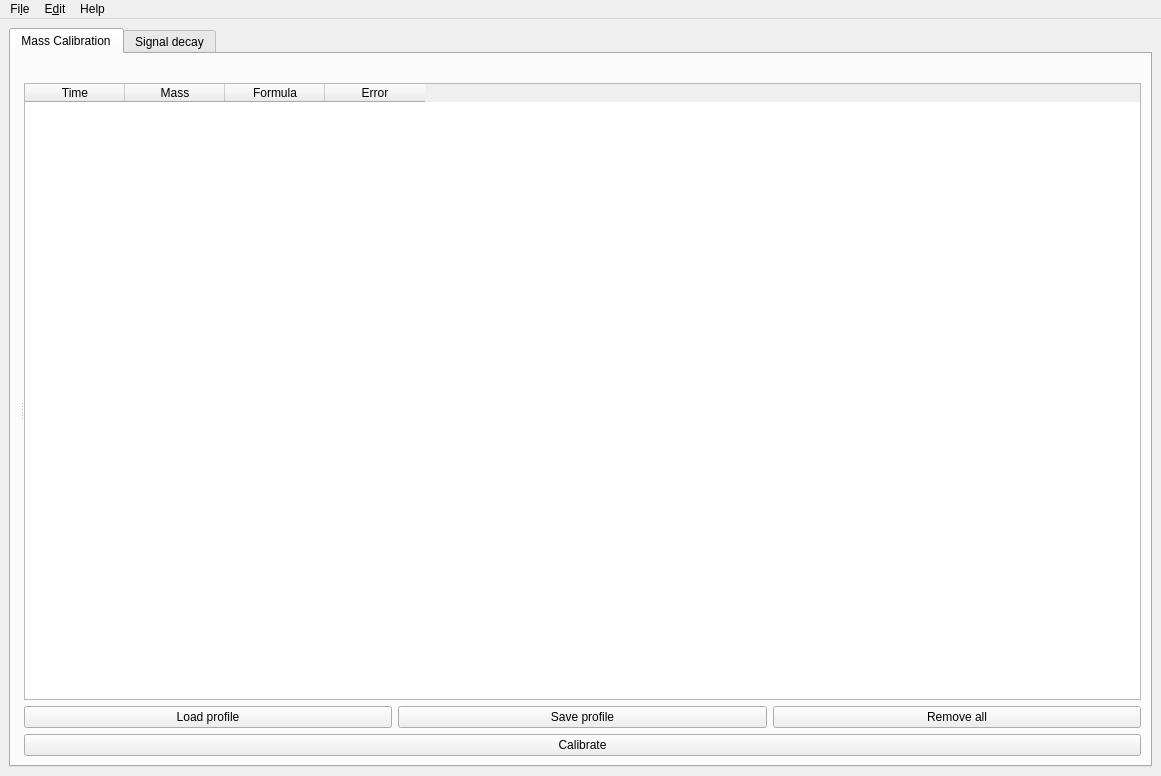
<?xml version="1.0" encoding="UTF-8"?>
<ui version="4.0">
 <class>MainWindow</class>
 <widget class="QMainWindow" name="MainWindow">
  <property name="geometry">
   <rect>
    <x>0</x>
    <y>0</y>
    <width>1161</width>
    <height>776</height>
   </rect>
  </property>
  <property name="sizePolicy">
   <sizepolicy hsizetype="Expanding" vsizetype="Expanding">
    <horstretch>0</horstretch>
    <verstretch>0</verstretch>
   </sizepolicy>
  </property>
  <property name="windowTitle">
   <string>Mass Calibration - v2.001</string>
  </property>
  <property name="windowIcon">
   <iconset>
    <normaloff>icon.png</normaloff>icon.png</iconset>
  </property>
  <widget class="QWidget" name="centralwidget">
   <property name="sizePolicy">
    <sizepolicy hsizetype="Expanding" vsizetype="Expanding">
     <horstretch>0</horstretch>
     <verstretch>0</verstretch>
    </sizepolicy>
   </property>
   <layout class="QVBoxLayout" name="verticalLayout">
    <item>
     <widget class="QTabWidget" name="tabWidget">
      <property name="currentIndex">
       <number>0</number>
      </property>
      <widget class="QWidget" name="tab_3">
       <property name="sizePolicy">
        <sizepolicy hsizetype="Expanding" vsizetype="Expanding">
         <horstretch>0</horstretch>
         <verstretch>0</verstretch>
        </sizepolicy>
       </property>
       <attribute name="title">
        <string>Mass Calibration</string>
       </attribute>
       <layout class="QGridLayout" name="gridLayout_2">
        <item row="0" column="0">
         <widget class="QSplitter" name="splitter">
          <property name="minimumSize">
           <size>
            <width>150</width>
            <height>0</height>
           </size>
          </property>
          <property name="orientation">
           <enum>Qt::Horizontal</enum>
          </property>
          <widget class="QWidget" name="layoutWidget">
           <layout class="QGridLayout" name="gridLayout_3"/>
          </widget>
          <widget class="QWidget" name="verticalLayoutWidget">
           <layout class="QVBoxLayout" name="verticalLayout_2">
            <property name="sizeConstraint">
             <enum>QLayout::SetMinimumSize</enum>
            </property>
            <item>
             <widget class="QLabel" name="label_2">
              <property name="text">
               <string/>
              </property>
             </widget>
            </item>
            <item>
             <widget class="QTableWidget" name="tableWidget">
              <column>
               <property name="text">
                <string>Time</string>
               </property>
              </column>
              <column>
               <property name="text">
                <string>Mass</string>
               </property>
              </column>
              <column>
               <property name="text">
                <string>Formula</string>
               </property>
              </column>
              <column>
               <property name="text">
                <string>Error</string>
               </property>
              </column>
             </widget>
            </item>
            <item>
             <layout class="QHBoxLayout" name="horizontalLayout_3">
              <property name="sizeConstraint">
               <enum>QLayout::SetMinimumSize</enum>
              </property>
              <item>
               <widget class="QPushButton" name="btn_loadCal">
                <property name="text">
                 <string>Load profile</string>
                </property>
               </widget>
              </item>
              <item>
               <widget class="QPushButton" name="btn_saveCal">
                <property name="text">
                 <string>Save profile</string>
                </property>
               </widget>
              </item>
              <item>
               <widget class="QPushButton" name="btn_removePeaks">
                <property name="text">
                 <string>Remove all</string>
                </property>
               </widget>
              </item>
             </layout>
            </item>
            <item>
             <widget class="QPushButton" name="btCalibrate">
              <property name="text">
               <string>Calibrate</string>
              </property>
             </widget>
            </item>
           </layout>
          </widget>
         </widget>
        </item>
       </layout>
      </widget>
      <widget class="QWidget" name="tab_4">
       <attribute name="title">
        <string>Signal decay</string>
       </attribute>
       <layout class="QGridLayout" name="gridLayout">
        <item row="1" column="0" rowspan="7">
         <layout class="QGridLayout" name="gridLayout_4"/>
        </item>
        <item row="4" column="3">
         <layout class="QHBoxLayout" name="horizontalLayout">
          <item>
           <widget class="QPushButton" name="btnAdd">
            <property name="enabled">
             <bool>true</bool>
            </property>
            <property name="sizePolicy">
             <sizepolicy hsizetype="Minimum" vsizetype="Fixed">
              <horstretch>0</horstretch>
              <verstretch>0</verstretch>
             </sizepolicy>
            </property>
            <property name="text">
             <string/>
            </property>
            <property name="icon">
             <iconset>
              <normaloff>add.svg</normaloff>add.svg</iconset>
            </property>
            <property name="iconSize">
             <size>
              <width>30</width>
              <height>30</height>
             </size>
            </property>
           </widget>
          </item>
          <item>
           <widget class="QPushButton" name="pushButton_2">
            <property name="text">
             <string/>
            </property>
            <property name="icon">
             <iconset>
              <normaloff>arrow-up.svg</normaloff>arrow-up.svg</iconset>
            </property>
            <property name="iconSize">
             <size>
              <width>30</width>
              <height>30</height>
             </size>
            </property>
           </widget>
          </item>
          <item>
           <widget class="QPushButton" name="pushButton">
            <property name="text">
             <string/>
            </property>
            <property name="icon">
             <iconset>
              <normaloff>arrow-down.svg</normaloff>arrow-down.svg</iconset>
            </property>
            <property name="iconSize">
             <size>
              <width>30</width>
              <height>30</height>
             </size>
            </property>
           </widget>
          </item>
          <item>
           <widget class="QPushButton" name="pushButton_3">
            <property name="text">
             <string/>
            </property>
            <property name="icon">
             <iconset>
              <normaloff>remove.svg</normaloff>remove.svg</iconset>
            </property>
            <property name="iconSize">
             <size>
              <width>30</width>
              <height>30</height>
             </size>
            </property>
           </widget>
          </item>
         </layout>
        </item>
        <item row="5" column="3">
         <layout class="QHBoxLayout" name="horizontalLayout_2">
          <item>
           <widget class="QPushButton" name="btnPlot">
            <property name="text">
             <string>Plot the decay </string>
            </property>
            <property name="icon">
             <iconset>
              <normaloff>plot.svg</normaloff>plot.svg</iconset>
            </property>
            <property name="iconSize">
             <size>
              <width>30</width>
              <height>30</height>
             </size>
            </property>
           </widget>
          </item>
          <item>
           <widget class="QPushButton" name="btnClear">
            <property name="text">
             <string>Clear All</string>
            </property>
            <property name="icon">
             <iconset>
              <normaloff>clear.svg</normaloff>clear.svg</iconset>
            </property>
            <property name="iconSize">
             <size>
              <width>28</width>
              <height>28</height>
             </size>
            </property>
           </widget>
          </item>
         </layout>
        </item>
        <item row="1" column="3">
         <widget class="QLabel" name="label">
          <property name="text">
           <string>Select the peak by zooming on it</string>
          </property>
         </widget>
        </item>
        <item row="2" column="3">
         <widget class="QListWidget" name="listWidget">
          <property name="maximumSize">
           <size>
            <width>300</width>
            <height>16777215</height>
           </size>
          </property>
          <property name="lineWidth">
           <number>2</number>
          </property>
          <property name="resizeMode">
           <enum>QListView::Adjust</enum>
          </property>
         </widget>
        </item>
        <item row="3" column="3">
         <widget class="QProgressBar" name="progressBar">
          <property name="enabled">
           <bool>false</bool>
          </property>
          <property name="minimumSize">
           <size>
            <width>0</width>
            <height>0</height>
           </size>
          </property>
          <property name="maximumSize">
           <size>
            <width>300</width>
            <height>16777215</height>
           </size>
          </property>
          <property name="value">
           <number>0</number>
          </property>
          <property name="textVisible">
           <bool>false</bool>
          </property>
         </widget>
        </item>
       </layout>
      </widget>
     </widget>
    </item>
   </layout>
  </widget>
  <widget class="QMenuBar" name="menubar">
   <property name="geometry">
    <rect>
     <x>0</x>
     <y>0</y>
     <width>1161</width>
     <height>30</height>
    </rect>
   </property>
   <widget class="QMenu" name="menuFile">
    <property name="tearOffEnabled">
     <bool>true</bool>
    </property>
    <property name="title">
     <string>Fi&amp;le</string>
    </property>
    <addaction name="actionNew"/>
    <addaction name="actionSave"/>
    <addaction name="actionSave_as"/>
    <addaction name="separator"/>
    <addaction name="actionQuit"/>
   </widget>
   <widget class="QMenu" name="menuEdit">
    <property name="title">
     <string>E&amp;dit</string>
    </property>
    <widget class="QMenu" name="menuLoad_calibration">
     <property name="title">
      <string>&amp;Calibration</string>
     </property>
     <addaction name="actionLoadProfile"/>
     <addaction name="actionSave_profile"/>
    </widget>
    <addaction name="menuLoad_calibration"/>
    <addaction name="actionUncalibrate"/>
    <addaction name="separator"/>
    <addaction name="actionRm_baseline"/>
    <addaction name="actionCrop"/>
   </widget>
   <widget class="QMenu" name="menuHelp">
    <property name="title">
     <string>Help</string>
    </property>
    <addaction name="actionInstructions"/>
    <addaction name="separator"/>
    <addaction name="actionAbout"/>
   </widget>
   <addaction name="menuFile"/>
   <addaction name="menuEdit"/>
   <addaction name="menuHelp"/>
  </widget>
  <action name="actionNew">
   <property name="text">
    <string>&amp;New</string>
   </property>
   <property name="shortcut">
    <string>Ctrl+N</string>
   </property>
  </action>
  <action name="actionSave">
   <property name="text">
    <string>&amp;Save</string>
   </property>
   <property name="shortcut">
    <string>Ctrl+S</string>
   </property>
  </action>
  <action name="actionSave_as">
   <property name="text">
    <string>Sa&amp;ve as npz</string>
   </property>
   <property name="shortcut">
    <string>Ctrl+Shift+S</string>
   </property>
  </action>
  <action name="actionQuit">
   <property name="text">
    <string>&amp;Quit</string>
   </property>
   <property name="shortcut">
    <string>Ctrl+Q</string>
   </property>
  </action>
  <action name="actionPreferences">
   <property name="text">
    <string>&amp;Preferences</string>
   </property>
   <property name="shortcut">
    <string>Ctrl+P</string>
   </property>
  </action>
  <action name="actionInstructions">
   <property name="text">
    <string>&amp;Instructions</string>
   </property>
  </action>
  <action name="actionAbout">
   <property name="text">
    <string>&amp;About</string>
   </property>
  </action>
  <action name="actionFrom_file">
   <property name="text">
    <string>From file</string>
   </property>
  </action>
  <action name="actionLoadProfile">
   <property name="text">
    <string>&amp;Load profile</string>
   </property>
  </action>
  <action name="actionSave_profile">
   <property name="text">
    <string>&amp;Save profile</string>
   </property>
  </action>
  <action name="actionRm_baseline">
   <property name="text">
    <string>&amp;Remove baseline</string>
   </property>
   <property name="shortcut">
    <string>Ctrl+Shift+B</string>
   </property>
  </action>
  <action name="actionUncalibrate">
   <property name="text">
    <string>&amp;Uncalibrate</string>
   </property>
   <property name="shortcut">
    <string>Ctrl+Shift+U</string>
   </property>
  </action>
  <action name="actionCrop">
   <property name="text">
    <string>Cr&amp;op</string>
   </property>
   <property name="shortcut">
    <string>Ctrl+Shift+C</string>
   </property>
  </action>
 </widget>
 <resources/>
 <connections/>
</ui>
